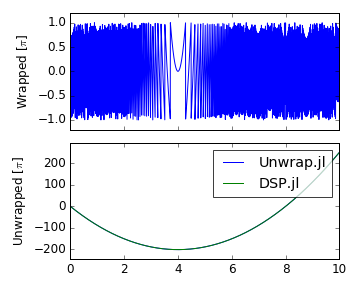

Write the Julia code that produced this figure.
using PyCall
pygui(:qt)
using PyPlot
matplotlib[:rcdefaults]()
ion()

using Unwrap
using DSP

x = linspace(0,10,3000)*2π
φ = angle(exp(im*(x-8π).^2))
φφ = @time unwrap1d(φ)
φφφ = @time unwrap(φ)

figure("1d",figsize=(5,4))
clf()

subplot(211)
plot(x/2π,φ/π)
margins(0,0.1)
gca()[:set_xticklabels]([])
ylabel(L"Wrapped [$\pi$]")
subplot(212)
plot(x/2π,φφ/π,label="Unwrap.jl")
plot(x/2π,φφφ/π,label="DSP.jl")
margins(0,0.1)
ylabel(L"Unwrapped [$\pi$]")
legend(framealpha=0.75)
tight_layout()
savefig("1d.png",dpi=72,transparent=true)
